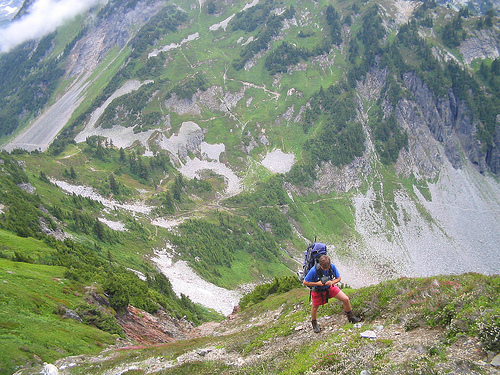
#> input picture gambar_dataset/58363928.jpg, 500 x 375 px, found by its file name
$ jupyter execute hi_histogram.ipynb   (shell and % lines are left out)
#> lines starting #> are read from the running program, lines starting #| are printed output that depends on the picture; after the words box and inside, x2 and y2 are one past the last pixel; in counts of white or black regions, pixels touching at a corner belong together
<a href="https://colab.research.google.com/github/hanifnurf/TubesTKC_FlickrImage/blob/main/histogram/hi_histogram.ipynb" target="_parent"></a>

[cell 1]
import wget
url2 = "https://github.com/hanifnurf/TubesTKC_FlickrImage/blob/main/gambar_dataset/58363928.jpg?raw=true"
wget.download(url2)

[cell 2]
# import the necessary packages
import matplotlib.pyplot as plt
import numpy as np
import imutils
import cv2

[cell 3]
def plt_imshow(title, image):
    # convert the image frame BGR to RGB color space and display it
    if len(image.shape) == 3:
        image = cv2.cvtColor(image, cv2.COLOR_BGR2RGB)
    plt.imshow(image)
    plt.title(title)
    plt.grid(False)
    plt.show()

[cell 4]
def plot_histogram(image, title, mask=None):
	# split the image into its respective channels, then initialize
	# the tuple of channel names along with our figure for plotting
	chans = cv2.split(image)
	colors = ("b", "g", "r")
	plt.figure()
	plt.title(title)
	plt.xlabel("Bins")
	plt.ylabel("# of Pixels")

	# loop over the image channels
	for (chan, color) in zip(chans, colors):
		# create a histogram for the current channel and plot it
		hist = cv2.calcHist([chan], [0], mask, [256], [0, 256])
		plt.plot(hist, color=color)
		plt.xlim([0, 256])

	plt.show()

[cell 5]
# since we are using Jupyter Notebooks we can replace our argument
# parsing code with *hard coded* arguments and values
args = {
    "image": "58363928.jpg"
}

[cell 6]
# load the input image and convert it to grayscale
image = cv2.imread(args["image"])
#> image is the input picture: shape (375, 500, 3); mean B, G, R 127.5, 144.6, 134.5
image = cv2.cvtColor(image, cv2.COLOR_BGR2GRAY)
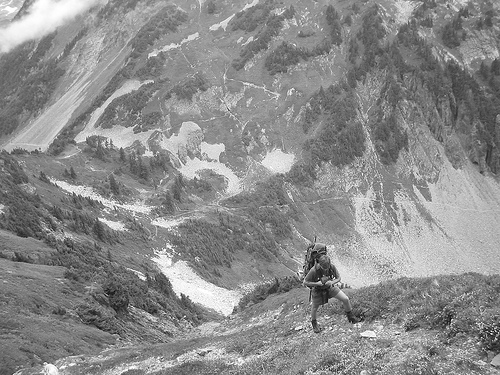
#> image: shape (375, 500); min 0, max 255, mean 139.6

[cell 7]
# compute a grayscale histogram
hist = cv2.calcHist([image], [0], None, [256], [0, 256])
#> hist = 256 values, max 2299 at index 133, min 0 at index 16, mean 732.4

[cell 8]
# matplotlib expects RGB images so convert and then display the image
# with matplotlib
plt.figure()
plt.axis("off")
plt.imshow(cv2.cvtColor(image, cv2.COLOR_GRAY2RGB))

# plot the histogram
plt.figure()
plt.title("Grayscale Histogram")
plt.xlabel("Bins")
plt.ylabel("# of Pixels")
plt.plot(hist)
plt.xlim([0, 256])
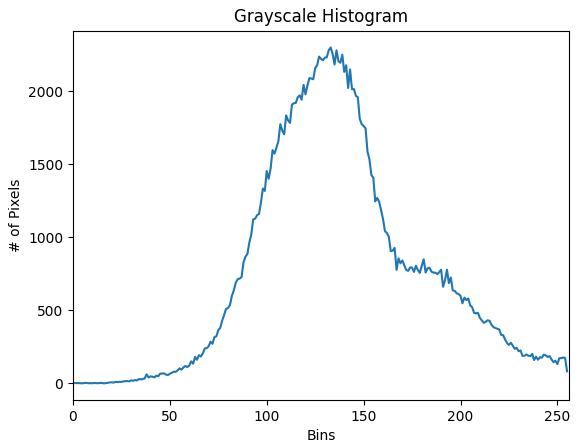
#> figure drawn by matplotlib, 1 panel; curve peaks at x = 133, y = 2299

[cell 9]
# normalize the histogram
hist /= hist.sum()
#> hist = 256 values, max 0.0123 at index 133, min 0 at index 16, mean 0.00391

# plot the normalized histogram
plt.figure()
plt.title("Grayscale Histogram (Normalized)")
plt.xlabel("Bins")
plt.ylabel("% of Pixels")
plt.plot(hist)
plt.xlim([0, 256])
plt.show()
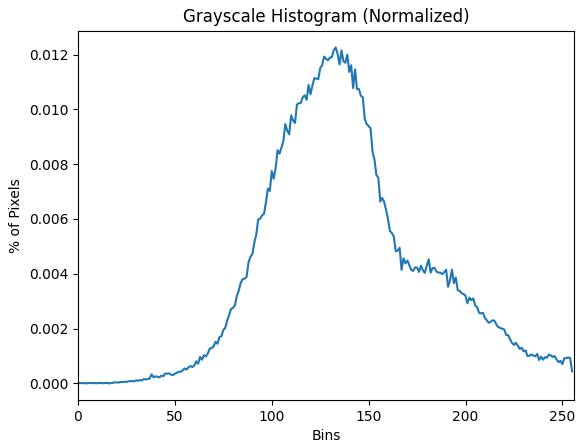
#> figure drawn by matplotlib, 1 panel; curve peaks at x = 133, y = 0.0123

Creating color histograms with OpenCV

[cell 10]
# load the input image from disk
image = cv2.imread(args["image"])

[cell 11]
# split the image into its respective channels, then initialize the
# tuple of channel names along with our figure for plotting
chans = cv2.split(image)
colors = ("b", "g", "r")
plt.figure()
plt.title("'Flattened' Color Histogram")
plt.xlabel("Bins")
plt.ylabel("# of Pixels")

# loop over the image channels
for (chan, color) in zip(chans, colors):
	# create a histogram for the current channel and plot it
	hist = cv2.calcHist([chan], [0], None, [256], [0, 256])
	plt.plot(hist, color=color)
	plt.xlim([0, 256])
#> this loop made 3 passes
#> color on passes 1 to 3: 'b', 'g', 'r'
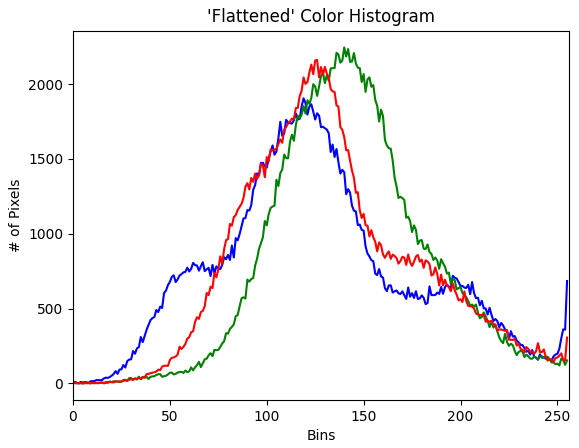
#> figure drawn by matplotlib, 1 panel; curve peaks at x = 119, y = 1905; curve peaks at x = 140, y = 2245; curve peaks at x = 126, y = 2161

[cell 12]
# create a new figure and then plot a 2D color histogram for the
# green and blue channels
fig = plt.figure(figsize=(15, 25))
ax = fig.add_subplot(131)
hist = cv2.calcHist([chans[1], chans[0]], [0, 1], None, [32, 32],
	[0, 256, 0, 256])
p = ax.imshow(hist, interpolation="nearest")
ax.set_title("2D Color Histogram for G and B")
plt.colorbar(p)

# plot a 2D color histogram for the green and red channels
ax = fig.add_subplot(132)
hist = cv2.calcHist([chans[1], chans[2]], [0, 1], None, [32, 32],
	[0, 256, 0, 256])
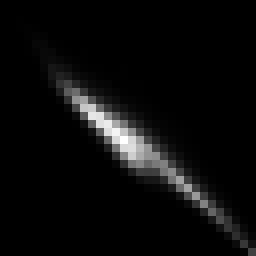
#> hist: shape (32, 32) float32 (shown 8 times larger); min 0, max 4022, mean 183.1; drawn with min black and max white
p = ax.imshow(hist, interpolation="nearest")
ax.set_title("2D Color Histogram for G and R")
plt.colorbar(p)

# plot a 2D color histogram for blue and red channels
ax = fig.add_subplot(133)
hist = cv2.calcHist([chans[0], chans[2]], [0, 1], None, [32, 32],
	[0, 256, 0, 256])
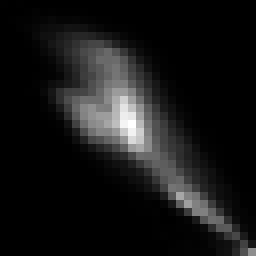
#> hist: shape (32, 32) float32 (shown 8 times larger); min 0, max 2007, mean 183.1; drawn with min black and max white
p = ax.imshow(hist, interpolation="nearest")
ax.set_title("2D Color Histogram for B and R")
plt.colorbar(p)

# finally, let's examine the dimensionality of one of the 2D
# histograms
print("2D histogram shape: {}, with {} values".format(
	hist.shape, hist.flatten().shape[0]))
#| 2D histogram shape: (32, 32), with 1024 values
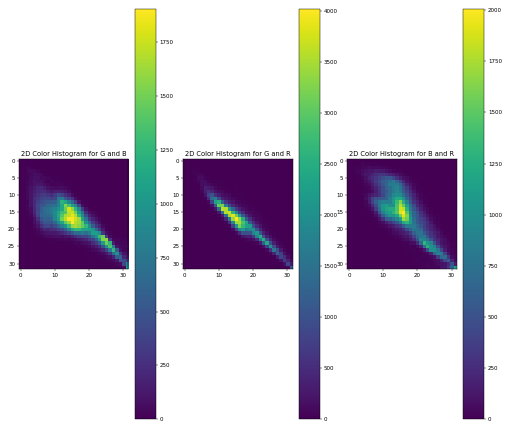
#> figure drawn by matplotlib, 6 panels

[cell 13]
# our 2D histogram could only take into account 2 out of the 3
# channels in the image so now let's build a 3D color histogram
# (utilizing all channels) with 8 bins in each direction -- we
# can't plot the 3D histogram, but the theory is exactly like
# that of a 2D histogram, so we'll just show the shape of the
# histogram
hist = cv2.calcHist([image], [0, 1, 2],
	None, [8, 8, 8], [0, 256, 0, 256, 0, 256])
print("3D histogram shape: {}, with {} values".format(
	hist.shape, hist.flatten().shape[0]))
#| 3D histogram shape: (8, 8, 8), with 512 values

[cell 14]
# display the original input image
plt.figure()
plt.axis("off")
plt.imshow(imutils.opencv2matplotlib(image))

# show our plots
plt.show()

Computing image histograms for masked regions with OpenCV

[cell 15]
# load the beach image and plot a histogram for it
image = cv2.imread("58363928.jpg")
plot_histogram(image, "Histogram for Original Image")
#> the loop in plot_histogram, `for (chan, color) in zip(chans, colors):` made 3 passes
plt_imshow("Original", image)

[cell 16]
# construct a mask for our image; our mask will be *black* for regions
# we want to *ignore* and *white* for regions we want to *examine*
mask = np.zeros(image.shape[:2], dtype="uint8")
cv2.rectangle(mask, (60, 290), (210, 390), 255, -1)
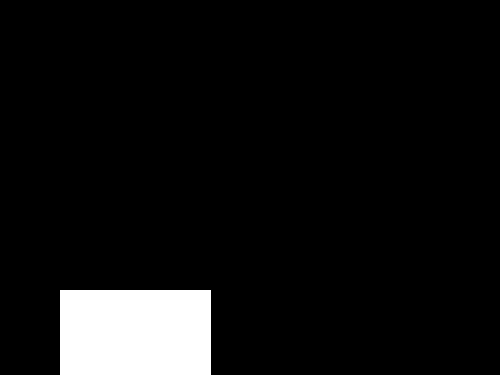
#> mask: shape (375, 500); 6.8% white; 1 white region, box (x1, y1, x2, y2) and area: (60, 290, 211, 375) 12835
plt_imshow("Mask", mask)

# display the masked region
masked = cv2.bitwise_and(image, image, mask=mask)
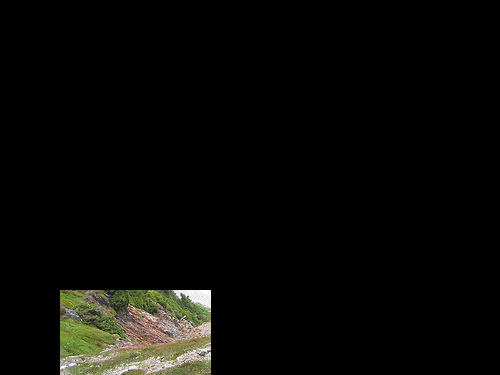
#> masked: shape (375, 500, 3); mean B, G, R 6.7, 9.1, 9.1
plt_imshow("Applying the Mask", masked)

# compute a histogram for our image, but we'll only include pixels in
# the masked region
plot_histogram(image, "Histogram for Masked Image", mask=mask)
#> call 2 of plot_histogram, with title = 'Histogram for Masked Image'
#> the loop in plot_histogram (call 2), `for (chan, color) in zip(chans, colors):` made 3 passes
#> in plot_histogram (call 2), `plt.show()`:
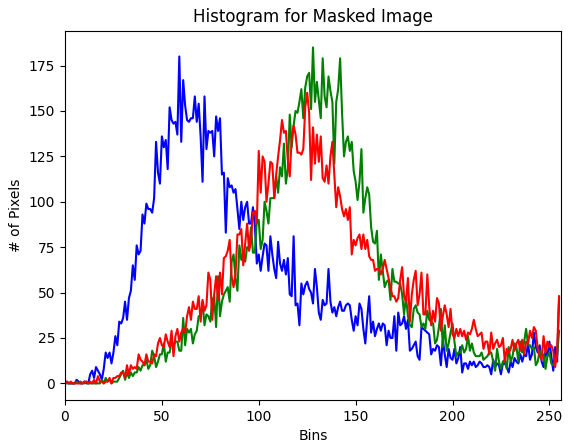
#> figure drawn by matplotlib, 1 panel; curve peaks at x = 59, y = 180; curve peaks at x = 128, y = 185; curve peaks at x = 125, y = 160

# show our plots
plt.show()

$ run again, with gambar_dataset/374176648.jpg copied over gambar_dataset/58363928.jpg
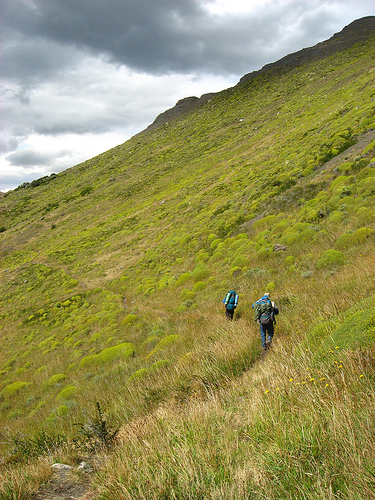
#> input picture gambar_dataset/374176648.jpg, 375 x 500 px, found by its file name
#> image is the input picture: shape (500, 375, 3); mean B, G, R 86.8, 144, 147.7
#> `hist = cv2.calcHist([image], [0], None, [256], [0, 256])`: hist = 256 values, max 2899 at index 125, min 3 at index 0, mean 732.4
#> `hist /= hist.sum()`: hist = 256 values, max 0.0155 at index 125, min 1.6e-05 at index 0, mean 0.00391
#> the loop `for (chan, color) in zip(chans, colors):` made 3 passes
#> color on passes 1 to 3: 'b', 'g', 'r'
#| 2D histogram shape: (32, 32), with 1024 values
#| 3D histogram shape: (8, 8, 8), with 512 values
#> the loop in plot_histogram, `for (chan, color) in zip(chans, colors):` made 3 passes
#> `cv2.rectangle(mask, (60, 290), (210, 390), 255, -1)`:
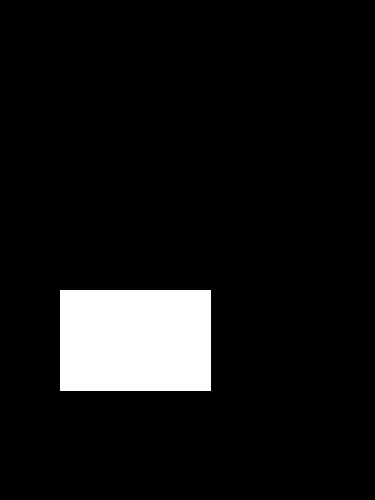
#> mask: shape (500, 375); 8.1% white; 1 white region, box (x1, y1, x2, y2) and area: (60, 290, 211, 391) 15251
#> the loop in plot_histogram (call 2), `for (chan, color) in zip(chans, colors):` made 3 passes
#> in plot_histogram (call 2), `plt.show()`:
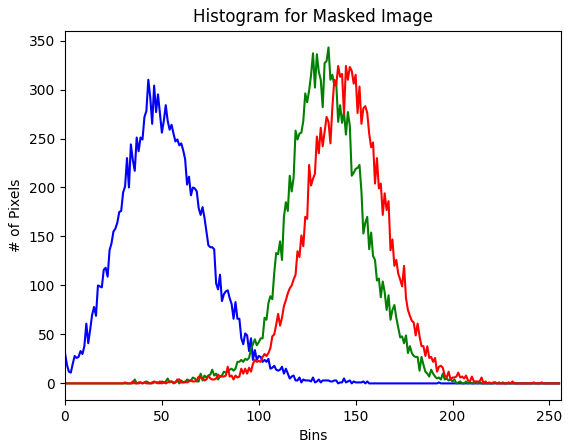
#> figure drawn by matplotlib, 1 panel; curve peaks at x = 43, y = 310; curve peaks at x = 136, y = 343; curve peaks at x = 141, y = 324
